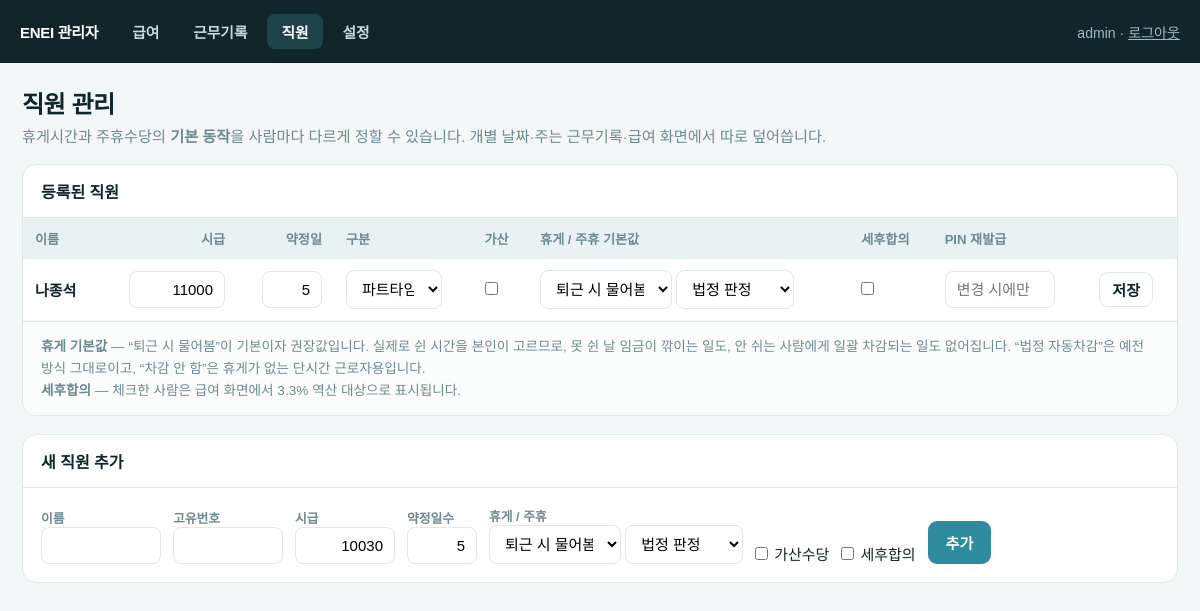
/admin/workers (signed in), run on the app's committed database.
### app/models.py (models this page shows)
class AdminUser(SQLModel, table=True):
    id: Optional[int] = Field(default=None, primary_key=True)
    username: str = Field(unique=True, index=True)
    password_hash: str
    role: str = "owner"                       # owner | manager
    active: bool = True

class Worker(SQLModel, table=True):
    id: Optional[int] = Field(default=None, primary_key=True)
    name: str = Field(index=True, unique=True)
    pin_hash: str
    hourly: int = 10030
    contract_days: int = 5
    employment_type: str = "파트타임"        # 파트타임 | 정규
    extra_eligible: bool = False             # 연장·휴일 50% 가산 적용 여부
    break_policy: str = "ask"                # ask | auto | none
    weekly_holiday_policy: str = "auto"      # auto | always | never
    net_pay_agreement: bool = False          # 세후 금액으로 합의한 근로자
    active: bool = True
    created_at: datetime = Field(default_factory=datetime.now)

### app/routers/admin.py (the view)
@router.get("/workers", response_class=HTMLResponse)
def workers_page(request: Request, admin: AdminUser = Depends(require_admin),
                 db: Session = Depends(get_session)):
    workers = db.exec(select(Worker).order_by(Worker.name)).all()
    return render(request, "admin_workers.html", {
        "request": request, "admin": admin, "workers": workers})

### app/templates/admin_workers.html (shortened to what this page needs)
{% extends "admin_base.html" %}
{% set nav = "workers" %}
{% macro policy_selects(w) %}
  <select name="break_policy" style="width:132px">
    <option value="ask"  {{ 'selected' if w and w.break_policy=='ask' }}>퇴근 시 물어봄</option>
  </select>
  <select name="weekly_holiday_policy" style="width:118px">
    <option value="auto"   {{ 'selected' if w and w.weekly_holiday_policy=='auto' }}>법정 판정</option>
  </select>
{% endmacro %}
{% block body %}
<h1>직원 관리</h1>
<p class="sub">휴게시간과 주휴수당의 <b>기본 동작</b>을 사람마다 다르게 정할 수 있습니다. 개별 날짜·주는 근무기록·급여 화면에서 따로 덮어씁니다.</p>
<div class="card">
  <h2>등록된 직원</h2>
  <div class="scrollx">
  <table>
    <thead><tr><th>이름</th><th class="num">시급</th><th class="num">약정일</th><th>구분</th><th>가산</th><th>휴게 / 주휴 기본값</th><th>세후합의</th><th>PIN 재발급</th><th></th></tr></thead>
    <tbody>
      {% for w in workers %}
      <tr>
        <form method="post" action="/admin/workers/{{ w.id }}">
          <td><b>{{ w.name }}</b>{% if not w.active %} <span class="badge badge-off">비활성</span>{% endif %}</td>
          <td class="num"><input type="number" name="hourly" value="{{ w.hourly }}" step="10" style="width:96px"></td>
          <td class="num"><input type="number" name="contract_days" value="{{ w.contract_days }}" min="1" max="7" style="width:60px"></td>
          <td>
            <select name="employment_type" style="width:96px">
              <option {{ 'selected' if w.employment_type=='파트타임' }}>파트타임</option>
            </select>
          </td>
          <td><input type="checkbox" name="extra_eligible" value="true" {{ 'checked' if w.extra_eligible }} aria-label="가산수당 적용"></td>
          <td>{{ policy_selects(w) }}</td>
          <td><input type="checkbox" name="net_pay_agreement" value="true" {{ 'checked' if w.net_pay_agreement }} aria-label="세후 합의"></td>
          <td><input type="text" name="pin" placeholder="변경 시에만" style="width:110px"></td>
          <td>
            <button class="btn ghost" style="padding:6px 12px">저장</button>
          </td>
        </form>
      </tr>
      {% else %}
      <tr><td colspan="9" class="empty">등록된 직원이 없습니다.</td></tr>
      {% endfor %}
    </tbody>
  </table>
  </div>
  <p class="note">
    <b>휴게 기본값</b> — “퇴근 시 물어봄”이 기본이자 권장값입니다. 실제로 쉰 시간을 본인이 고르므로,
    못 쉰 날 임금이 깎이는 일도, 안 쉬는 사람에게 일괄 차감되는 일도 없어집니다.
    “법정 자동차감”은 예전 방식 그대로이고, “차감 안 함”은 휴게가 없는 단시간 근로자용입니다.<br>
    <b>세후합의</b> — 체크한 사람은 급여 화면에서 3.3% 역산 대상으로 표시됩니다.
  </p>
</div>
<div class="card">
  <h2>새 직원 추가</h2>
  <form method="post" action="/admin/workers" style="padding:18px;display:flex;gap:12px;flex-wrap:wrap;align-items:end">
    <div><label style="font-size:.8rem;color:var(--muted);font-weight:700">이름</label><br><input type="text" name="name" required style="width:120px"></div>
    <div><label style="font-size:.8rem;color:var(--muted);font-weight:700">고유번호</label><br><input type="text" name="pin" required style="width:110px"></div>
    <div><label style="font-size:.8rem;color:var(--muted);font-weight:700">시급</label><br><input type="number" name="hourly" value="10030" step="10" style="width:100px"></div>
    <div><label style="font-size:.8rem;color:var(--muted);font-weight:700">약정일수</label><br><input type="number" name="contract_days" value="5" min="1" max="7" style="width:70px"></div>
    <div><label style="font-size:.8rem;color:var(--muted);font-weight:700">휴게 / 주휴</label><br>{{ policy_selects(None) }}</div>
    <label style="display:flex;align-items:center;gap:6px"><input type="checkbox" name="extra_eligible" value="true"> 가산수당</label>
    <label style="display:flex;align-items:center;gap:6px"><input type="checkbox" name="net_pay_agreement" value="true"> 세후합의</label>
    <button class="btn">추가</button>
  </form>
</div>
{% endblock %}

### app/templates/admin_base.html (shortened to what this page needs)
<!DOCTYPE html>
<html lang="ko">
<head>
<link rel="stylesheet" href="https://cdn.jsdelivr.net/gh/orioncactus/pretendard@v1.3.9/dist/web/static/pretendard.min.css">
</head>
<body>
<header>
  <span class="brand">ENEI 관리자</span>
  <nav>
    <a href="/admin/payroll" class="{{ 'on' if nav=='payroll' }}">급여</a>
    <a href="/admin/records" class="{{ 'on' if nav=='records' }}">근무기록</a>
    <a href="/admin/workers" class="{{ 'on' if nav=='workers' }}">직원</a>
    <a href="/admin/settings" class="{{ 'on' if nav=='settings' }}">설정</a>
  </nav>
  <span class="me">{{ admin.username }} · <a href="/admin/logout">로그아웃</a></span>
</header>
<main>{% block body %}{% endblock %}</main>
</body>
</html>

### app/templates/admin_base.html (style rules this page uses)
:root { --ink:#10262B; --paper:#fff; --bg:#F4F7F8; --mist:#EAF1F2; --line:#DFE8EA; --muted:#6C8A91; --teal:#2E8C9E; --teal-deep:#1F6F80; --amber:#E9A23B; --clay:#C6553F; --grass:#3E8E5A; }
* { box-sizing:border-box;margin:0;padding:0 }
body { font-family:Pretendard,'Malgun Gothic',sans-serif;background:var(--bg);color:var(--ink);font-size:15px }
a { color:inherit }
button,input,select { font-family:inherit;font-size:inherit }
header { background:var(--ink);color:#fff;padding:14px 20px;display:flex;align-items:center;gap:20px;flex-wrap:wrap;position:sticky;top:0;z-index:10 }
header .brand { font-weight:800;letter-spacing:-.02em }
header nav { display:flex;gap:6px;flex-wrap:wrap }
header nav a { padding:7px 14px;border-radius:8px;color:#C9DBDE;text-decoration:none;font-weight:600;font-size:.92rem }
header nav a.on,header nav a:hover { background:#1F4149;color:#fff }
header .me { margin-left:auto;font-size:.88rem;color:#9FBBC0 }
main { padding:22px;max-width:1240px;margin:0 auto }
h1 { font-size:1.5rem;font-weight:800;letter-spacing:-.02em;margin-bottom:4px }
.sub { color:var(--muted);margin-bottom:18px;font-size:.95rem }
.btn { padding:11px 18px;border:0;border-radius:9px;background:var(--teal);color:#fff;font-weight:700;cursor:pointer }
.btn.ghost { background:#fff;color:var(--ink);border:1px solid var(--line) }
input[type=text],input[type=number],input[type=password],select { padding:9px 11px;border:1px solid var(--line);border-radius:8px;background:#fff }
input[type=number] { -moz-appearance:textfield; appearance:textfield; width:110px;text-align:right; }
.card { background:#fff;border:1px solid var(--line);border-radius:14px;overflow:hidden;margin-bottom:18px }
.card h2 { font-size:1rem;padding:14px 18px;border-bottom:1px solid var(--line);font-weight:700 }
table { width:100%;border-collapse:collapse }
th { background:var(--mist);color:var(--muted);font-size:.82rem;font-weight:700;text-align:left;padding:11px 12px;white-space:nowrap }
td { padding:11px 12px;border-bottom:1px solid #F0F4F5;font-variant-numeric:tabular-nums;white-space:nowrap }
td.num,th.num { text-align:right }
.note { font-size:.85rem;color:var(--muted);line-height:1.6;padding:14px 18px;background:#FBFDFD;border-top:1px solid var(--line) }

### data on the page
AdminUser: username "admin"
Worker: name "나종석", hourly "11000", contract_days "5"
